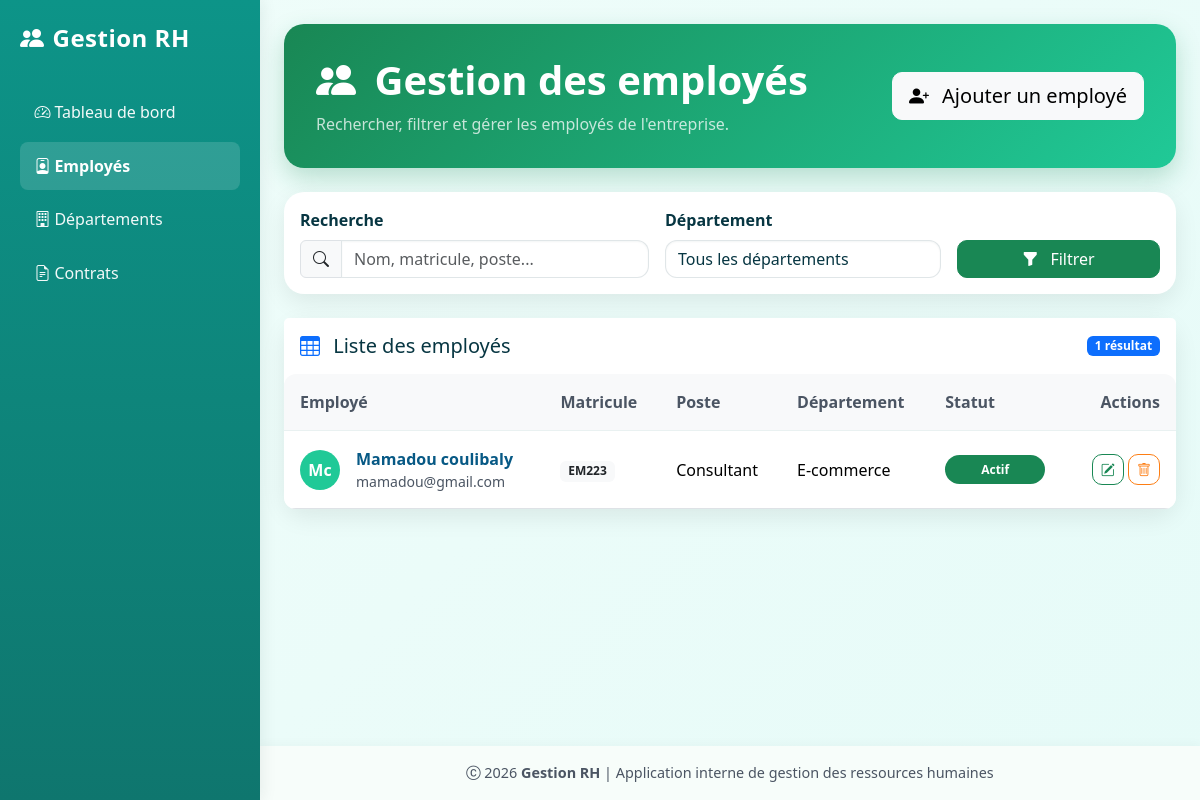
Page /employes/ on the committed database.
### information_employees/models.py (models this page shows, shortened)
class Employe(models.Model):
    GENRE_CHOICES = [
        ("F", "Femme"),
        ("M", "Homme"),
        ("A", "Autre"),
    ]
    SITUATION_CHOICES = [
        ("actif", "Actif"),
        ("conge", "En conge"),
        ("suspendu", "Suspendu"),
        ("sorti", "Sorti"),
    ]
    matricule = models.CharField(max_length=30, unique=True)
    prenom = models.CharField(max_length=100)
    nom = models.CharField(max_length=100)
    genre = models.CharField(max_length=1, choices=GENRE_CHOICES)
    date_naissance = models.DateField(null=True, blank=True)
    adresse = models.TextField(blank=True)
    telephone = models.CharField(max_length=30, blank=True)
    email = models.EmailField(unique=True)
    poste = models.CharField(max_length=150)
    departement = models.ForeignKey(
        Departement,
        on_delete=models.PROTECT,
        related_name="employes",
    )
    date_embauche = models.DateField()
    situation = models.CharField(
        max_length=20,
        choices=SITUATION_CHOICES,
        default="actif",
    )
    notes = models.TextField(blank=True)
    cree_le = models.DateTimeField(auto_now_add=True)
    modifie_le = models.DateTimeField(auto_now=True)
    class Meta:
        ordering = ["nom", "prenom"]
        verbose_name = "employe"
        verbose_name_plural = "employes"
    @property
    def nom_complet(self):
        return f"{self.prenom} {self.nom}"

class Departement(models.Model):
    nom = models.CharField(max_length=120, unique=True)
    description = models.TextField(blank=True)
    responsable = models.CharField(max_length=150, blank=True)
    date_creation = models.DateField(auto_now_add=True)
    class Meta:
        ordering = ["nom"]
        verbose_name = "departement"
        verbose_name_plural = "departements"

### information_employees/views.py (the view, shortened to what this page needs)
# urls.py: path("employes/", views.VueListeEmployes.as_view(), name="employe_list"),
class VueListeEmployes(ListView):
    model = Employe
    template_name = "information_employees/employe_list.html"
    context_object_name = "employes"
    paginate_by = 10
    def get_queryset(self):
        employes = Employe.objects.select_related("departement")
        recherche = self.request.GET.get("q", "").strip()
        departement = self.request.GET.get("departement", "").strip()
        if departement:
            employes = employes.filter(departement_id=departement)
        return employes
    def get_context_data(self, **kwargs):
        contexte = super().get_context_data(**kwargs)
        contexte["departements"] = Departement.objects.all()
        contexte["q"] = self.request.GET.get("q", "")
        contexte["departement_selectionne"] = self.request.GET.get("departement", "")
        return contexte

### information_employees/templates/information_employees/employe_list.html (shortened to what this page needs)
{% extends 'information_employees/base.html' %}
{% block content %}
<div class="page-header">
<div class="d-flex justify-content-between align-items-center flex-wrap">
    <div>
        <h1 class="fw-bold mb-2">
            <i class="bi bi-people-fill me-2"></i>
            Gestion des employés
        </h1>
        <p class="mb-0 opacity-75">
            Rechercher, filtrer et gérer les employés de l'entreprise.
        </p>
    </div>
    <a href="{% url 'employe_create' %}"
       class="btn btn-light btn-lg mt-3 mt-md-0">
        <i class="bi bi-person-plus-fill me-2"></i>
        Ajouter un employé
    </a>
</div>
</div>
<div class="card filter-card mb-4">
<div class="card-body">
    <form method="get">
        <div class="row g-3 align-items-end">
            <div class="col-lg-5">
                <label class="form-label fw-semibold">
                    Recherche
                </label>
                <div class="input-group">
                    <span class="input-group-text">
                        <i class="bi bi-search"></i>
                    </span>
                    <input type="search"
                           name="q"
                           value="{{ q }}"
                           class="form-control"
                           placeholder="Nom, matricule, poste...">
                </div>
            </div>
            <div class="col-lg-4">
                <label class="form-label fw-semibold">
                    Département
                </label>
                <select name="departement"
                        class="form-select">
                    <option value="">
                        Tous les départements
                    </option>
                </select>
            </div>
            <div class="col-lg-3 d-grid">
                <button type="submit"
                        class="btn btn-primary">
                    <i class="bi bi-funnel-fill me-2"></i>
                    Filtrer
                </button>
            </div>
        </div>
    </form>
</div>
</div>
<div class="card table-card">
<div class="card-header bg-white border-0 py-3">
    <div class="d-flex justify-content-between align-items-center">
        <h5 class="mb-0">
            <i class="bi bi-table me-2 text-primary"></i>
            Liste des employés
        </h5>
        <span class="badge bg-primary">
            {{ employes|length }} résultat{{ employes|length|pluralize }}
        </span>
    </div>
</div>
<div class="table-responsive">
    <table class="table align-middle mb-0">
        <thead class="table-light">
            <tr>
                <th>Employé</th>
                <th>Matricule</th>
                <th>Poste</th>
                <th>Département</th>
                <th>Statut</th>
                <th class="text-end">Actions</th>
            </tr>
        </thead>
        <tbody>
            {% for employe in employes %}
            <tr>
                <td>
                    <div class="d-flex align-items-center">
                        <div class="employee-avatar me-3">
                            {{ employe.prenom|first }}{{ employe.nom|first }}
                        </div>
                        <div>
                            <a href="{% url 'employe_detail' employe.pk %}"
                               class="fw-semibold text-decoration-none">
                                {{ employe.nom_complet }}
                            </a>
                            <div class="small text-muted">
                                {{ employe.email }}
                            </div>
                        </div>
                    </div>
                </td>
                <td>
                    <span class="badge bg-light text-dark">
                        {{ employe.matricule }}
                    </span>
                </td>
                <td>{{ employe.poste }}</td>
                <td>{{ employe.departement.nom }}</td>
                <td>
                    <span class="badge badge-status
                    {% if employe.situation == 'actif' %}
                        bg-success
                    {% elif employe.situation == 'conge' %}
                        bg-warning text-dark
                    {% elif employe.situation == 'suspendu' %}
                        bg-secondary
                    {% else %}
                        bg-danger
                    {% endif %}">
                        {{ employe.get_situation_display }}
                    </span>
                </td>
                <td class="text-end">
                    <a href="{% url 'employe_update' employe.pk %}"
                       class="btn btn-outline-primary btn-sm">
                        <i class="bi bi-pencil-square"></i>
                    </a>
                    <a href="{% url 'employe_delete' employe.pk %}"
                       class="btn btn-outline-danger btn-sm">
                        <i class="bi bi-trash"></i>
                    </a>
                </td>
            </tr>
            {% endfor %}
        </tbody>
    </table>
</div>
</div>
{% endblock %}

### information_employees/templates/information_employees/base.html (style rules this page uses)
:root { --bg-start: #f0fdfa; --bg-end: #e6fbf8; --navbar-start: #0d9488; --navbar-end: #0f766e; --hero-start: #0d9488; --hero-end: #0f766e; --accent: #075985; --text-dark: #073642; --muted: #4b5563; --card-bg: #ffffff; --card-border: rgba(7,54,66,0.06); --footer-bg: #f7fdfa; }
body { min-height: 100vh; display: flex; background: linear-gradient(135deg, var(--bg-start), var(--bg-end)); font-family: 'Segoe UI', Tahoma, Geneva, Verdana, sans-serif; color: var(--text-dark); }
.card { border: 1px solid var(--card-border); border-radius: 15px; background: var(--card-bg); box-shadow: 0 5px 15px rgba(2,6,23,0.04); transition: 0.3s; color: var(--text-dark); }
.table { background: #fff; border-radius: 12px; overflow: hidden; color: var(--text-dark); }
.table thead th { color: var(--muted); border-bottom: 1px solid rgba(15,118,110,0.06); }
.badge-status { min-width: 100px; padding: 8px 12px; border-radius: 50px; }
a { color: var(--accent); }
.text-muted { color: var(--muted) !important; }
button, .btn { border-radius: 10px; }
.btn-primary { background-color: var(--navbar-start); border-color: var(--navbar-end); }
input.form-control, select.form-select, textarea.form-control { border-radius: 12px; border-color: rgba(7,54,66,0.12); background: #ffffff; color: var(--text-dark); box-shadow: inset 0 1px 2px rgba(7,54,66,0.05); }
.form-label { color: var(--text-dark); font-weight: 600; }
.table td, .table th { border-top: none; padding: 1rem 1rem; }

### information_employees/templates/information_employees/employe_list.html (style rules this page uses)
.page-header { background: linear-gradient(135deg,#198754,#20c997); color:white; padding:2rem; border-radius:20px; margin-bottom:1.5rem; box-shadow:0 10px 25px rgba(25,135,84,.25); }
.filter-card, .table-card { border:none; border-radius:20px; box-shadow:0 8px 25px rgba(0,0,0,.08); }
.employee-avatar { width:40px; height:40px; border-radius:50%; background:#20c997; color:white; font-weight:600; display:flex; align-items:center; justify-content:center; }
.table tbody tr { transition:.2s; }
.badge-status { min-width:100px; padding:.55rem .75rem; border-radius:50px; }
.btn-primary { background-color:#198754; border-color:#198754; }
.btn-outline-primary { color:#198754; border-color:#198754; }
.btn-outline-danger { color:#fd7e14; border-color:#fd7e14; }
.badge.bg-primary { background-color:#20c997 ; }
.text-primary { color:#198754 ; }

### rows in the picture
Employe: prenom|first "M", nom|first "c", nom_complet "Mamadou coulibaly", email "mamadou@gmail.com", matricule "EM223", poste "Consultant", departement.nom "E-commerce", situation "Actif"

### other values in the picture
{{ employes|length }} "1"
